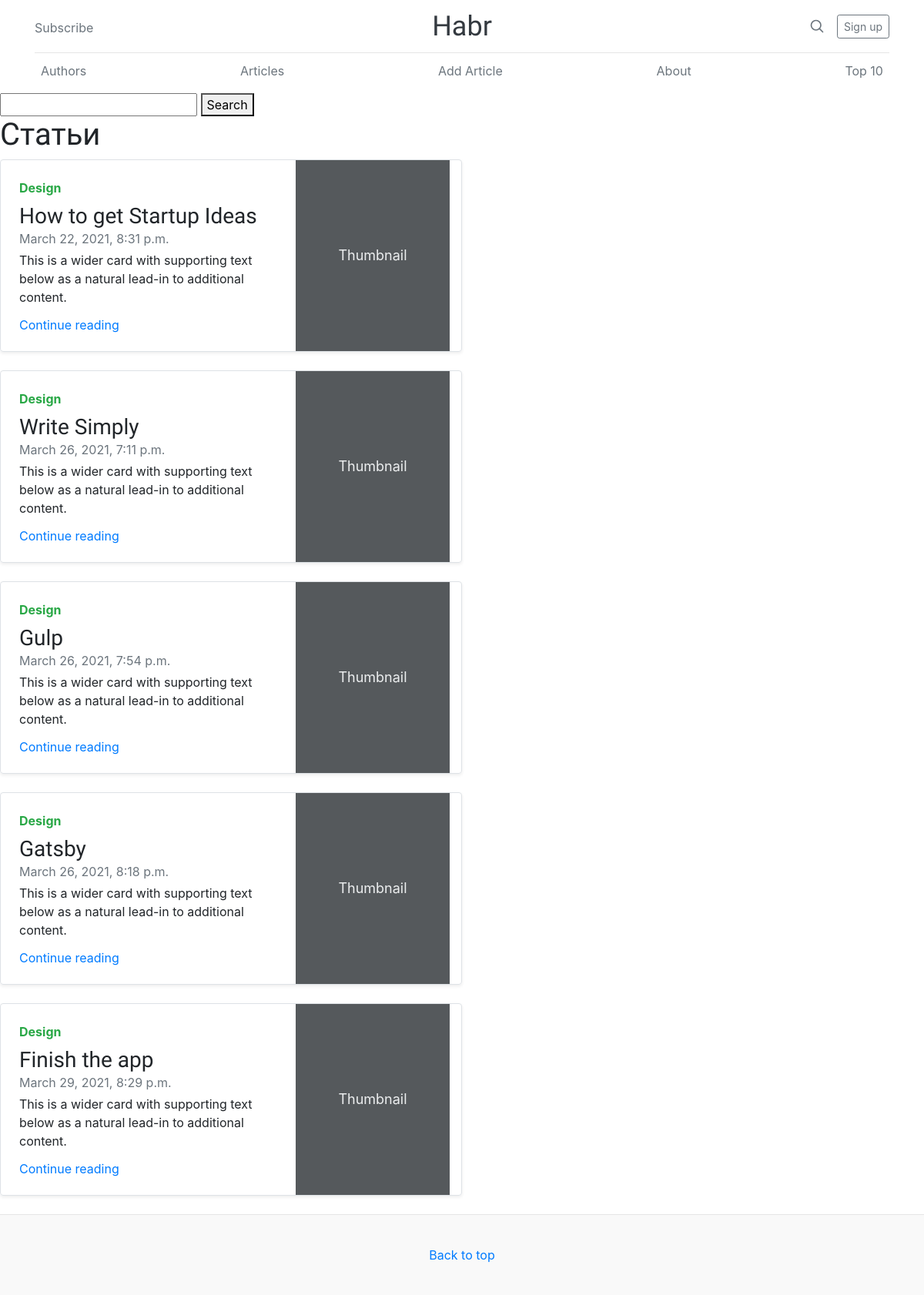
The page / on the database its author committed.
### core/models.py (models this page shows, shortened)
class Article(models.Model):
    title = models.CharField(max_length = 255)
    text = models.TextField()
    author = models.ForeignKey(
        to = "Author",
        on_delete = models.SET_NULL,
        null = True, blank = True,
        related_name = "article",
        verbose_name = "Автор"
    )
    readers = models.ManyToManyField(
        to = User,
        related_name = "read_articles",
        blank = True,
    )
    views = models.IntegerField(
        default=0,
        verbose_name="views"
    )
    created_at = models.DateTimeField(
        auto_now_add=True,
        null=True,
    )
    updated_at = models.DateTimeField(auto_now=True)
    is_active = models.BooleanField(default=True)
    picture = models.ImageField(upload_to="articles_image", null=True, blank=True, verbose_name="Picture name")

### core/views.py (the view)
# urls.py: path("", articles, name = "articles"),
def articles(request):
    articles = Article.objects.all()
    return render(
        request,
        "articles.html",
        {"articles": articles}
    )

### core/templates/articles.html (shortened to what this page needs)
{% extends 'base.html' %}
{% block content %}
<h1>Статьи</h1>
    {% for article in articles %}
    <div class="col-md-6">
        <div class="row g-0 border rounded overflow-hidden flex-md-row mb-4 shadow-sm h-md-250 position-relative">
          <div class="col p-4 d-flex flex-column position-static">
            <strong class="d-inline-block mb-2 text-success">Design</strong>
            <h3 class="mb-0">{{ article.title }}</h3>
            <div class="mb-1 text-muted">{{ article.created_at }}</div>
            <p class="mb-auto">This is a wider card with supporting text below as a natural lead-in to additional content.</p>
            <a href="{% url 'article' article.id %}" class="stretched-link">Continue reading</a>
          </div>
            <div class="col-auto d-none d-lg-block">
            <svg class="bd-placeholder-img" width="200" height="250" xmlns="http://www.w3.org/2000/svg" role="img" aria-label="Placeholder: Thumbnail" preserveAspectRatio="xMidYMid slice" focusable="false"><title>Placeholder</title><rect width="100%" height="100%" fill="#55595c"/><text x="50%" y="50%" fill="#eceeef" dy=".3em">Thumbnail</text></svg>
            </div>
          </div>
          </div>
    {% endfor %}
{% endblock %}

### core/static/blog.css (style rules this page uses)
h1, h2, h3, h4, h5, h6 { font-family: 'Lexend', sans-serif;; }
@media (min-width: 768px) { .h-md-250 { height: 250px; } }

### core/templates/base.html (style rules this page uses)
.bd-placeholder-img { font-size: 1.125rem; text-anchor: middle; -webkit-user-select: none; -moz-user-select: none; user-select: none; }

### rows shown on the page
Article: title "How to get Startup Ideas", created_at "March 22, 2021, 8:31 p.m."
Article: title "Write Simply", created_at "March 26, 2021, 7:11 p.m."
Article: title "Gulp", created_at "March 26, 2021, 7:54 p.m."
Article: title "Gatsby", created_at "March 26, 2021, 8:18 p.m."
Article: title "Finish the app", created_at "March 29, 2021, 8:29 p.m."
